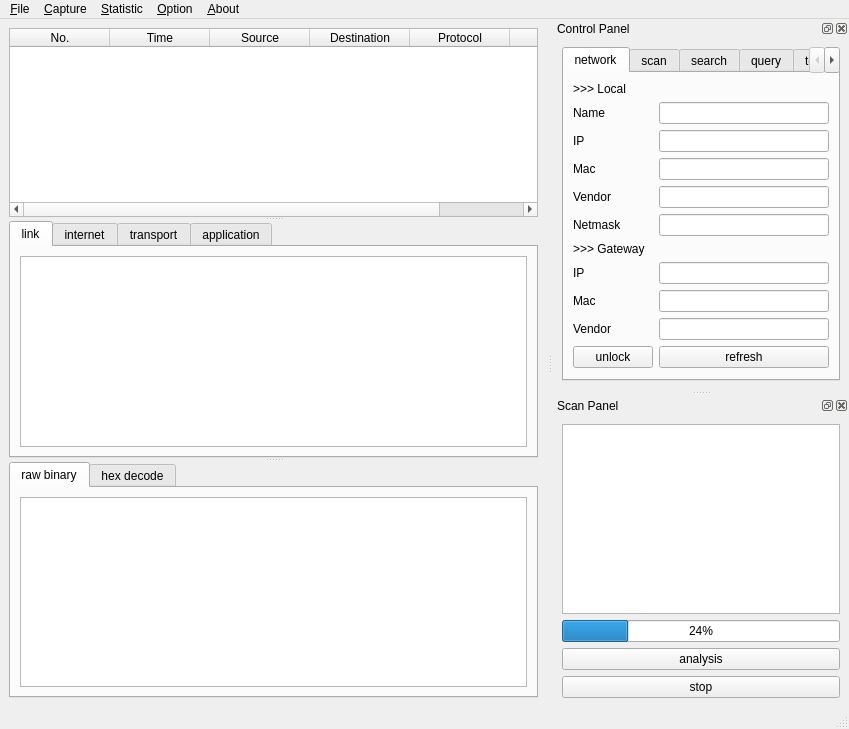
<?xml version="1.0" encoding="UTF-8"?>
<ui version="4.0">
 <class>MainWindow</class>
 <widget class="QMainWindow" name="MainWindow">
  <property name="geometry">
   <rect>
    <x>0</x>
    <y>0</y>
    <width>849</width>
    <height>729</height>
   </rect>
  </property>
  <property name="windowTitle">
   <string>MainWindow</string>
  </property>
  <widget class="QWidget" name="centralwidget">
   <layout class="QHBoxLayout" name="horizontalLayout_8">
    <item>
     <widget class="QSplitter" name="splitter">
      <property name="orientation">
       <enum>Qt::Vertical</enum>
      </property>
      <widget class="QTableWidget" name="conciseInfoTable">
       <property name="showGrid">
        <bool>false</bool>
       </property>
       <column>
        <property name="text">
         <string>No.</string>
        </property>
       </column>
       <column>
        <property name="text">
         <string>Time</string>
        </property>
       </column>
       <column>
        <property name="text">
         <string>Source</string>
        </property>
       </column>
       <column>
        <property name="text">
         <string>Destination</string>
        </property>
       </column>
       <column>
        <property name="text">
         <string>Protocol</string>
        </property>
       </column>
       <column>
        <property name="text">
         <string>Length</string>
        </property>
       </column>
      </widget>
      <widget class="QTabWidget" name="verboseInfoTab">
       <property name="currentIndex">
        <number>0</number>
       </property>
       <widget class="QWidget" name="linkTab">
        <attribute name="title">
         <string>link</string>
        </attribute>
        <layout class="QVBoxLayout" name="verticalLayout_7">
         <item>
          <widget class="QPlainTextEdit" name="linkTextEdit"/>
         </item>
        </layout>
       </widget>
       <widget class="QWidget" name="interTab">
        <attribute name="title">
         <string>internet</string>
        </attribute>
        <layout class="QVBoxLayout" name="verticalLayout_6">
         <item>
          <widget class="QPlainTextEdit" name="interTextEdit"/>
         </item>
        </layout>
       </widget>
       <widget class="QWidget" name="transTab">
        <attribute name="title">
         <string>transport</string>
        </attribute>
        <layout class="QVBoxLayout" name="verticalLayout_5">
         <item>
          <widget class="QPlainTextEdit" name="TransTextEdit"/>
         </item>
        </layout>
       </widget>
       <widget class="QWidget" name="appTab">
        <attribute name="title">
         <string>application</string>
        </attribute>
        <layout class="QVBoxLayout" name="verticalLayout_4">
         <item>
          <widget class="QPlainTextEdit" name="appTextEdit"/>
         </item>
        </layout>
       </widget>
      </widget>
      <widget class="QTabWidget" name="decodeInfoTab">
       <property name="currentIndex">
        <number>0</number>
       </property>
       <widget class="QWidget" name="rawTab">
        <attribute name="title">
         <string>raw binary</string>
        </attribute>
        <layout class="QVBoxLayout" name="verticalLayout_8">
         <item>
          <widget class="QPlainTextEdit" name="rawTextEdit"/>
         </item>
        </layout>
       </widget>
       <widget class="QWidget" name="hexTab">
        <attribute name="title">
         <string>hex decode</string>
        </attribute>
        <layout class="QVBoxLayout" name="verticalLayout_9">
         <item>
          <widget class="QPlainTextEdit" name="hexTextEdit"/>
         </item>
        </layout>
       </widget>
      </widget>
     </widget>
    </item>
   </layout>
  </widget>
  <widget class="QMenuBar" name="menubar">
   <property name="geometry">
    <rect>
     <x>0</x>
     <y>0</y>
     <width>849</width>
     <height>26</height>
    </rect>
   </property>
   <widget class="QMenu" name="menu_File">
    <property name="title">
     <string>&amp;File</string>
    </property>
    <widget class="QMenu" name="menu_export">
     <property name="title">
      <string>&amp;export</string>
     </property>
     <widget class="QMenu" name="menuNetwork_info">
      <property name="title">
       <string>&amp;network info</string>
      </property>
      <addaction name="actionNetCSV"/>
      <addaction name="actionNetJSON"/>
      <addaction name="actionNetPlain"/>
     </widget>
     <widget class="QMenu" name="menuLAN_info">
      <property name="title">
       <string>&amp;LAN info</string>
      </property>
      <addaction name="actionLANCSV"/>
      <addaction name="actionLANJSON"/>
      <addaction name="actionLANPlain"/>
     </widget>
     <widget class="QMenu" name="menuPackets_info">
      <property name="title">
       <string>&amp;packets info</string>
      </property>
      <addaction name="actionPktCSV"/>
      <addaction name="actionPktJSON"/>
      <addaction name="actionPktPlain"/>
     </widget>
     <addaction name="menuNetwork_info"/>
     <addaction name="menuLAN_info"/>
     <addaction name="menuPackets_info"/>
    </widget>
    <addaction name="action_Save"/>
    <addaction name="action_Open"/>
    <addaction name="separator"/>
    <addaction name="menu_export"/>
    <addaction name="separator"/>
    <addaction name="action_close"/>
   </widget>
   <widget class="QMenu" name="menu_Capture">
    <property name="title">
     <string>&amp;Capture</string>
    </property>
    <addaction name="action_Start"/>
    <addaction name="separator"/>
    <addaction name="action_Stop"/>
    <addaction name="separator"/>
    <addaction name="action_Restart"/>
   </widget>
   <widget class="QMenu" name="menu_Statistic">
    <property name="title">
     <string>&amp;Statistic</string>
    </property>
    <widget class="QMenu" name="menu_protocol">
     <property name="title">
      <string>&amp;protocol</string>
     </property>
     <addaction name="action_ProBar"/>
     <addaction name="action_ProHbar"/>
     <addaction name="action_ProPie"/>
    </widget>
    <widget class="QMenu" name="menu_length">
     <property name="title">
      <string>&amp;length</string>
     </property>
     <addaction name="action_LenBar"/>
     <addaction name="action_LenHbar"/>
     <addaction name="action_LenPie"/>
    </widget>
    <widget class="QMenu" name="menu_time">
     <property name="title">
      <string>&amp;time</string>
     </property>
     <addaction name="action_TimeBar"/>
     <addaction name="action_TimeHbar"/>
     <addaction name="action_TimePie"/>
    </widget>
    <addaction name="menu_protocol"/>
    <addaction name="menu_length"/>
    <addaction name="menu_time"/>
   </widget>
   <widget class="QMenu" name="menu_Option">
    <property name="title">
     <string>&amp;Option</string>
    </property>
    <addaction name="separator"/>
    <addaction name="action_Filter"/>
    <addaction name="separator"/>
    <addaction name="action_RefreshRank"/>
   </widget>
   <widget class="QMenu" name="menu_About">
    <property name="title">
     <string>&amp;About</string>
    </property>
    <addaction name="action_Help"/>
    <addaction name="separator"/>
    <addaction name="action_Author"/>
    <addaction name="separator"/>
    <addaction name="action_Rank"/>
   </widget>
   <addaction name="menu_File"/>
   <addaction name="menu_Capture"/>
   <addaction name="menu_Statistic"/>
   <addaction name="menu_Option"/>
   <addaction name="menu_About"/>
  </widget>
  <widget class="QStatusBar" name="statusbar"/>
  <widget class="QDockWidget" name="controlDock">
   <property name="enabled">
    <bool>true</bool>
   </property>
   <property name="floating">
    <bool>false</bool>
   </property>
   <property name="windowTitle">
    <string>Control Panel</string>
   </property>
   <attribute name="dockWidgetArea">
    <number>2</number>
   </attribute>
   <widget class="QWidget" name="controlDockContents">
    <layout class="QHBoxLayout" name="horizontalLayout_2">
     <item>
      <widget class="QTabWidget" name="controlTabManage">
       <property name="currentIndex">
        <number>0</number>
       </property>
       <property name="tabBarAutoHide">
        <bool>false</bool>
       </property>
       <widget class="QWidget" name="networkTab">
        <attribute name="title">
         <string>network</string>
        </attribute>
        <layout class="QFormLayout" name="formLayout">
         <item row="1" column="0">
          <widget class="QLabel" name="nameLabel">
           <property name="text">
            <string>Name</string>
           </property>
          </widget>
         </item>
         <item row="1" column="1">
          <widget class="QLineEdit" name="nameLineEdit"/>
         </item>
         <item row="2" column="0">
          <widget class="QLabel" name="ipLabel">
           <property name="text">
            <string>IP</string>
           </property>
          </widget>
         </item>
         <item row="2" column="1">
          <widget class="QLineEdit" name="ipLineEdit"/>
         </item>
         <item row="3" column="0">
          <widget class="QLabel" name="macLabel">
           <property name="text">
            <string>Mac</string>
           </property>
          </widget>
         </item>
         <item row="3" column="1">
          <widget class="QLineEdit" name="macLineEdit"/>
         </item>
         <item row="4" column="0">
          <widget class="QLabel" name="vendorLabel">
           <property name="text">
            <string>Vendor</string>
           </property>
          </widget>
         </item>
         <item row="4" column="1">
          <widget class="QLineEdit" name="vendorLineEdit"/>
         </item>
         <item row="5" column="0">
          <widget class="QLabel" name="netmaskLabel">
           <property name="text">
            <string>Netmask</string>
           </property>
          </widget>
         </item>
         <item row="5" column="1">
          <widget class="QLineEdit" name="netmaskLineEdit"/>
         </item>
         <item row="7" column="0">
          <widget class="QLabel" name="gwIpLabel">
           <property name="text">
            <string>IP</string>
           </property>
          </widget>
         </item>
         <item row="10" column="0">
          <widget class="QLabel" name="gwVendorLabel">
           <property name="text">
            <string>Vendor</string>
           </property>
          </widget>
         </item>
         <item row="10" column="1">
          <widget class="QLineEdit" name="gwVendorLineEdit"/>
         </item>
         <item row="13" column="1">
          <widget class="QPushButton" name="refreshButton">
           <property name="text">
            <string>refresh</string>
           </property>
          </widget>
         </item>
         <item row="0" column="0">
          <widget class="QLabel" name="localLabel">
           <property name="text">
            <string>&gt;&gt;&gt; Local</string>
           </property>
          </widget>
         </item>
         <item row="6" column="0">
          <widget class="QLabel" name="gwLabel">
           <property name="text">
            <string>&gt;&gt;&gt; Gateway</string>
           </property>
          </widget>
         </item>
         <item row="8" column="0">
          <widget class="QLabel" name="gwMacLabel">
           <property name="text">
            <string>Mac</string>
           </property>
          </widget>
         </item>
         <item row="13" column="0">
          <widget class="QPushButton" name="unlockButton">
           <property name="text">
            <string>unlock</string>
           </property>
          </widget>
         </item>
         <item row="7" column="1">
          <widget class="QLineEdit" name="gwIpLineEdit"/>
         </item>
         <item row="8" column="1">
          <widget class="QLineEdit" name="gwMacLineEdit"/>
         </item>
        </layout>
       </widget>
       <widget class="QWidget" name="scanTab">
        <attribute name="title">
         <string>scan</string>
        </attribute>
        <layout class="QVBoxLayout" name="verticalLayout_3">
         <item>
          <widget class="QLabel" name="rangeLabel">
           <property name="text">
            <string>Range</string>
           </property>
          </widget>
         </item>
         <item>
          <widget class="QLineEdit" name="rangeLineEdit"/>
         </item>
         <item>
          <widget class="QPushButton" name="rangeButton">
           <property name="text">
            <string>range scan</string>
           </property>
          </widget>
         </item>
         <item>
          <widget class="QLabel" name="maskLabel">
           <property name="text">
            <string>Mask</string>
           </property>
          </widget>
         </item>
         <item>
          <widget class="QLineEdit" name="maskLineEdit"/>
         </item>
         <item>
          <widget class="QPushButton" name="maskButton">
           <property name="text">
            <string>mask scan</string>
           </property>
          </widget>
         </item>
        </layout>
       </widget>
       <widget class="QWidget" name="searchTab">
        <attribute name="title">
         <string>search</string>
        </attribute>
        <layout class="QFormLayout" name="formLayout_4">
         <item row="0" column="0">
          <widget class="QLabel" name="searchLabel">
           <property name="text">
            <string>Search</string>
           </property>
          </widget>
         </item>
         <item row="0" column="1">
          <widget class="QLineEdit" name="searchLineEdit"/>
         </item>
         <item row="1" column="1">
          <widget class="QPushButton" name="searchButton">
           <property name="text">
            <string>search</string>
           </property>
          </widget>
         </item>
        </layout>
       </widget>
       <widget class="QWidget" name="ipinfoTab">
        <attribute name="title">
         <string>query</string>
        </attribute>
        <layout class="QFormLayout" name="formLayout_3">
         <item row="0" column="0">
          <widget class="QLabel" name="sipLabel">
           <property name="text">
            <string>Query IP</string>
           </property>
          </widget>
         </item>
         <item row="0" column="1">
          <widget class="QLineEdit" name="sipLineEdit"/>
         </item>
         <item row="1" column="0" colspan="2">
          <widget class="QTextEdit" name="sipTextEdit"/>
         </item>
         <item row="2" column="0">
          <widget class="QPushButton" name="sipButton">
           <property name="text">
            <string>query</string>
           </property>
          </widget>
         </item>
        </layout>
       </widget>
       <widget class="QWidget" name="termTab">
        <attribute name="title">
         <string>term</string>
        </attribute>
        <layout class="QGridLayout" name="gridLayout">
         <item row="0" column="0">
          <widget class="QLabel" name="termLabel">
           <property name="text">
            <string>Query Term</string>
           </property>
          </widget>
         </item>
         <item row="0" column="1">
          <widget class="QLineEdit" name="termLineEdit"/>
         </item>
         <item row="1" column="0" colspan="2">
          <widget class="QTextBrowser" name="termTextBrowser"/>
         </item>
         <item row="2" column="0" colspan="2">
          <widget class="QPushButton" name="termButton">
           <property name="text">
            <string>query</string>
           </property>
          </widget>
         </item>
        </layout>
       </widget>
      </widget>
     </item>
    </layout>
   </widget>
  </widget>
  <widget class="QDockWidget" name="scanDock">
   <property name="windowTitle">
    <string>Scan Panel</string>
   </property>
   <attribute name="dockWidgetArea">
    <number>2</number>
   </attribute>
   <widget class="QWidget" name="scanDockContents">
    <layout class="QVBoxLayout" name="verticalLayout">
     <item>
      <widget class="QListWidget" name="nodeListWidget"/>
     </item>
     <item>
      <widget class="QProgressBar" name="scanProgressBar">
       <property name="value">
        <number>24</number>
       </property>
      </widget>
     </item>
     <item>
      <widget class="QPushButton" name="analysisButton">
       <property name="text">
        <string>analysis</string>
       </property>
      </widget>
     </item>
     <item>
      <widget class="QPushButton" name="stopButton">
       <property name="text">
        <string>stop</string>
       </property>
      </widget>
     </item>
    </layout>
   </widget>
  </widget>
  <action name="action_Save">
   <property name="text">
    <string>&amp;save</string>
   </property>
  </action>
  <action name="action_Open">
   <property name="text">
    <string>&amp;open</string>
   </property>
  </action>
  <action name="action_Export">
   <property name="text">
    <string>&amp;Export</string>
   </property>
  </action>
  <action name="actionNetCSV">
   <property name="text">
    <string>&amp;CSV</string>
   </property>
  </action>
  <action name="actionNetJSON">
   <property name="text">
    <string>&amp;JSON</string>
   </property>
  </action>
  <action name="actionNetPlain">
   <property name="text">
    <string>&amp;plain text</string>
   </property>
  </action>
  <action name="actionLANCSV">
   <property name="text">
    <string>CSV</string>
   </property>
  </action>
  <action name="actionLANJSON">
   <property name="text">
    <string>JSON</string>
   </property>
  </action>
  <action name="actionLANPlain">
   <property name="text">
    <string>plain text</string>
   </property>
  </action>
  <action name="actionPktCSV">
   <property name="text">
    <string>CSV</string>
   </property>
  </action>
  <action name="actionPktJSON">
   <property name="text">
    <string>JSON</string>
   </property>
  </action>
  <action name="actionPktPlain">
   <property name="text">
    <string>plain text</string>
   </property>
  </action>
  <action name="action_Start">
   <property name="text">
    <string>&amp;start</string>
   </property>
  </action>
  <action name="actionSto_p">
   <property name="text">
    <string>sto&amp;p</string>
   </property>
  </action>
  <action name="action_restart">
   <property name="text">
    <string>&amp;restart</string>
   </property>
  </action>
  <action name="action_ProBar">
   <property name="text">
    <string>&amp;bar</string>
   </property>
  </action>
  <action name="action_ProHbar">
   <property name="text">
    <string>&amp;hbar</string>
   </property>
  </action>
  <action name="action_ProPie">
   <property name="text">
    <string>&amp;pie</string>
   </property>
  </action>
  <action name="action_LenBar">
   <property name="text">
    <string>&amp;bar</string>
   </property>
  </action>
  <action name="action_LenHbar">
   <property name="text">
    <string>&amp;hbar</string>
   </property>
  </action>
  <action name="action_LenPie">
   <property name="text">
    <string>&amp;pie</string>
   </property>
  </action>
  <action name="action_TimeBar">
   <property name="text">
    <string>&amp;bar</string>
   </property>
  </action>
  <action name="action_TimeHbar">
   <property name="text">
    <string>&amp;hbar</string>
   </property>
  </action>
  <action name="action_TimePie">
   <property name="text">
    <string>&amp;pie</string>
   </property>
  </action>
  <action name="action_Stop">
   <property name="text">
    <string>sto&amp;p</string>
   </property>
  </action>
  <action name="action_Restart">
   <property name="text">
    <string>&amp;restart</string>
   </property>
  </action>
  <action name="action_Help">
   <property name="text">
    <string>&amp;help</string>
   </property>
  </action>
  <action name="action_Author">
   <property name="text">
    <string>&amp;author</string>
   </property>
  </action>
  <action name="action_close">
   <property name="text">
    <string>&amp;close</string>
   </property>
   <property name="shortcut">
    <string>Ctrl+Q</string>
   </property>
  </action>
  <action name="action_rank">
   <property name="text">
    <string>&amp;rank</string>
   </property>
  </action>
  <action name="action_Rank">
   <property name="text">
    <string>&amp;rank</string>
   </property>
  </action>
  <action name="action_Filter">
   <property name="text">
    <string>&amp;filter</string>
   </property>
  </action>
  <action name="action_RefreshRank">
   <property name="text">
    <string>&amp;refresh rank</string>
   </property>
  </action>
 </widget>
 <resources/>
 <connections/>
</ui>
